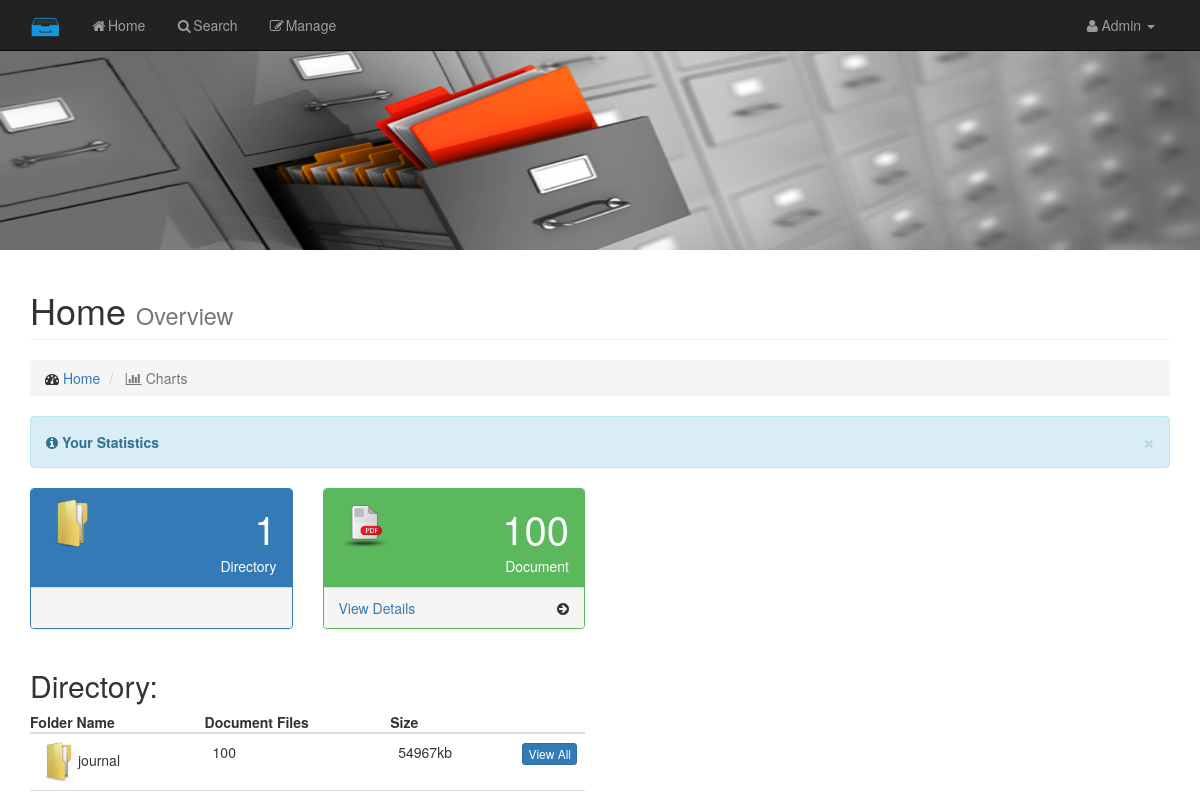
Page /admin/index.php (signed in) on the committed database.
### tables this page shows
CREATE TABLE `ds_directory` (
  `id_directory` int(250) NOT NULL AUTO_INCREMENT,
  `name_directory` varchar(250) NOT NULL,
  `path_directory` varchar(250) NOT NULL,
  `date` datetime NOT NULL,
  `size` double DEFAULT NULL,
  PRIMARY KEY (`id_directory`)
);

### admin/home.php (the view, shortened to what this page needs)
<header class="image-bg-fluid-height">
        <img class="img-responsive img-center" src="../assets/img/banner.jpg" width="1350px" height="200px" alt="">
</header>
<div class="container">
        <div class="row">
            <div class="col-lg-12">
                    <h1 class="page-header">
                        Home <small>Overview</small>
                    </h1>
                    <ol class="breadcrumb">
                        <li>
                            <i class="fa fa-dashboard"></i>  <a href="index.html">Home</a>
                        </li>
                        <li class="active">
                            <i class="fa fa-bar-chart-o"></i> Charts
                        </li>
                    </ol>
            </div>
        </div>
        <div class="row">
                <div class="col-lg-12">
                    <div class="alert alert-info alert-dismissable">
                        <button type="button" class="close" data-dismiss="alert" aria-hidden="true">&times;</button>
                        <i class="fa fa-info-circle"></i>  <strong>Your Statistics</strong>
                    </div>
                </div>
        </div>
        <div class="row">
                <div class="col-lg-3 col-md-6">
                    <div class="panel panel-primary">
                        <div class="panel-heading">
                            <div class="row">
                                <div class="col-xs-3">
                                    <img src="../assets/img/folder2.png" width="50px" height="50px">
                                </div>
                                <div class="col-xs-9 text-right">
                                    <div class="huge"><?php getCountDir(); ?></div>
                                    <div>Directory</div>
                                </div>
                            </div>
                        </div>
                        <a href="#">
                            <div class="panel-footer">
                                <div class="clearfix"></div>
                            </div>
                        </a>
                    </div>
                </div>
                <div class="col-lg-3 col-md-6">
                    <div class="panel panel-green">
                        <div class="panel-heading">
                            <div class="row">
                                <div class="col-xs-3">
                                    <img src="../assets/img/pdf1.png" width="50px" height="50px">
                                </div>
                                <div class="col-xs-9 text-right">
                                    <div class="huge"><?php getCountDoc(); ?></div>
                                    <div>Document</div>
                                </div>
                            </div>
                        </div>
                        <a href="#">
                            <div class="panel-footer">
                                <a href="index.php?page=manage_doc"><span class="pull-left">View Details</span></a>
                                <span class="pull-right"><i class="fa fa-arrow-circle-right"></i></span>
                                <div class="clearfix"></div>
                            </div>
                        </a>
                    </div>
                </div>
        </div>
        <div class="row">
            <div class="col-lg-12">
                <h2>Directory:</h2>
            </div>
            <div class="col-lg-6">
                <div class="table-responsive">
                    <table class="table table-hover">
                        <thead>
                            <tr>
                                <th>Folder Name</th>
                                <th>Document Files</th>
                                <th>Size</th>
                                <th></th>
                            </tr>
                        </thead>
                        <tbody>
                            <?php
                                  $folder = getFolder();
                                   while($row = mysql_fetch_array($folder)){
                            ?>
                            <tr>
                                <td><img src="../assets/img/folder2.png" witdh="30px" height="40px"><?php echo $row['name_directory'] ?></td>
                                <td><?php echo $row['count'] ?></td>
                                <td><?php echo $row['size'].'kb' ?></td>
                                <td><a href= "index.php?page=manage"><button class="btn btn-xs btn-primary">View All</button></a></td>
                            </tr>
                            <?php } ?>
                        </tbody>
                    </table>
                </div>
            </div>
		</div>
</div>
<?php
     function getFolder()
     {
        $query = "SELECT ds_directory.*, COUNT(ds_document.id_document) as count
                    FROM ds_directory
                    LEFT JOIN ds_document
                    ON ds_directory.id_directory = ds_document.id_directory
                    GROUP BY ds_directory.id_directory";
        $result = mysql_query($query) or die(mysql_error());
        return $result;
     }
     function getCountDir(){
         $query = "SELECT COUNT(id_directory) FROM ds_directory";
         $result = mysql_query($query) or die(mysql_error());
         echo mysql_result($result, 0);
     }
     function getCountDoc(){
         $query = "SELECT COUNT(id_document) FROM ds_document";
         $result = mysql_query($query) or die(mysql_error());
         echo mysql_result($result, 0);
     }
?>

### assets/css/mycss.css (style rules this page uses)
html, body { height: 100%; }
body { padding-top: 50px; }
.panel { background-color: transparent; }
.image-bg-fluid-height { padding: 0px 0; }
.img-center { margin: 0 auto; height: 200px; width: 100%; }
.huge { font-size: 40px; }
.panel-green { border-color: #5cb85c; }
.panel-green > .panel-heading { border-color: #5cb85c; color: #fff; background-color: #5cb85c; }
.panel-green > a { color: #5cb85c; }
table tr td:last-child { white-space: nowrap; width: 1px; text-align:center; }

### rows in the picture
ds_directory: name_directory "journal", count "100", size "54967"

### other values in the picture
mysql_result($result, 0) "1"
mysql_result($result, 0) "100"
